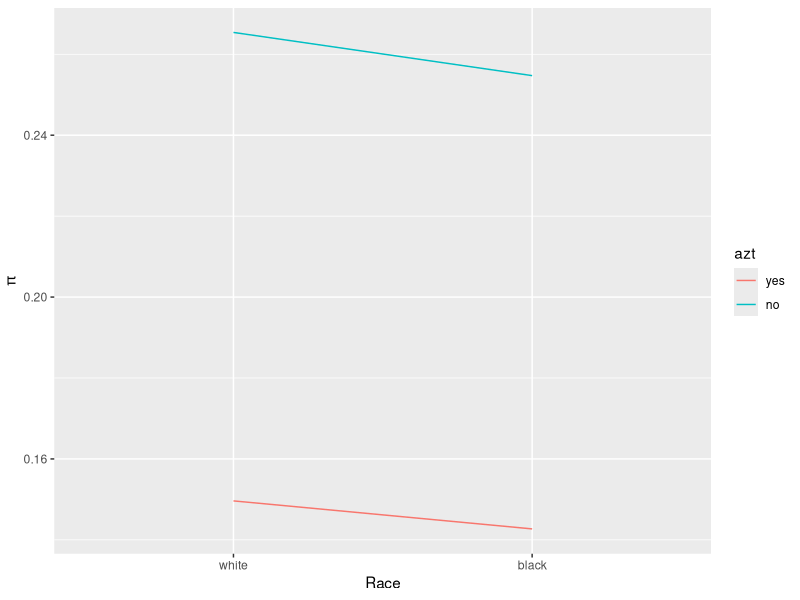

The R script that drew this image:
## ---- chunk 1
library(tidyverse) # handling data
## ---- chunk 2
aids <- read_table("data/AIDS.dat")
## ---- chunk 3
aids %>% 
  select(-race)
## ---- chunk 4
aids
## ---- chunk 5
C(aids$azt %>% factor(levels = c("yes", "no")),
  contr = contr.treatment, base = 2)
## ---- chunk 6
C(aids$azt %>% factor(levels = c("yes", "no")),
  contr = contr.treatment)
## ---- chunk 7
C(aids$azt %>% factor(levels = c("yes", "no")),
  contr = contr.sum)
## ---- chunk 8
aids %>% 
  gather(yes, no, key = symptom, value = count) %>% 
  mutate(symptom = ifelse(symptom == "yes", 1, 0)) %>% 
  mutate_if(is.character, factor) # to apply C() function
## ---- chunk 9
(long_aids <-
  aids %>% 
  gather(no, yes, key = symptom, value = count, factor_key = TRUE) %>% # yes after no
  mutate_if(is.character, function(x) {
    factor(x, levels = unique(x)) # levels = same order as in data
  }))
## ---- chunk 10
C(long_aids$azt,
  contr = contr.treatment, base = 1)
C(long_aids$race,
  contr = contr.treatment, base = 1)
## ---- chunk 11
(dummy_first <-
  long_aids %>% 
  glm(symptom ~ azt + race, data = ., weights = count, family = binomial())) %>% 
  summary()
## ---- chunk 12
dummy_first$contrasts
## ---- chunk 13
dummy1 <- broom::tidy(dummy_first)
## ---- chunk 14
C(long_aids$azt,
  contr = contr.treatment, base = 2)
C(long_aids$race,
  contr = contr.treatment, base = 2)
## ---- chunk 15
make_dummy <- function(x, contr, ...) { # for coefficients' names
  new_x <- C(x, contr = contr, ...)
  attr_x <- attributes(new_x)$contrasts
  colnames(attributes(new_x)$contrasts) <- rownames(attr_x)[attr_x > 0]
  new_x
}
## ---- chunk 16
(dummy_last <-
  long_aids %>% 
  mutate_at(.vars = vars(azt, race),
            .funs = funs(make_dummy(., contr = contr.treatment, base = 2))) %>% 
  glm(symptom ~ azt + race, data = ., weights = count, family = binomial())) %>% 
  summary()
## ---- chunk 17
dummy_last$contrasts
## ---- chunk 18
C(long_aids$azt,
  contr = contr.sum)
C(long_aids$race,
  contr = contr.sum)
## ---- chunk 19
(effect_sum <-
  long_aids %>% 
  glm(symptom ~ azt + race, data = ., weights = count, family = binomial(),
      contrasts = list(azt = "contr.sum", race = "contr.sum"))) %>% 
  summary()
## ---- chunk 20
effect_sum$contrasts
## ---- chunk 21
round(coef(effect_sum), 3) == round(coef(dummy_last) / 2, 3)
## ---- chunk 22
lapply(list(First_zero = dummy_first, Last_zero = dummy_last, Sum_zero = effect_sum), confint)
## ---- chunk 23
lapply(list(First_zero = dummy_first, Last_zero = dummy_last, Sum_zero = effect_sum), confint.default)
## ---- chunk 24
predict(dummy_last, type = "response")
dummy_last$fitted.values
## ---- chunk 25
long_aids %>% 
  mutate(pred_dummy1 = predict(dummy_last,
                               newdata = data_frame(race = race, azt = azt),
                               type = "response"),
         pred_dummy2 = predict(dummy_last,
                               newdata = data_frame(race = race, azt = azt),
                               type = "response"),
         pred_effect = predict(dummy_last,
                               newdata = data_frame(race = race, azt = azt),
                               type = "response")) %>% 
  spread(symptom, count) %>% # return to contingency table format
  select(race, azt, yes, no,
         pred_dummy1, pred_dummy2, pred_effect)
## ---- chunk 26
(pred_prob <-
  long_aids %>% 
  mutate(pred_prob = predict(dummy_last,
                               newdata = data_frame(race = race, azt = azt),
                               type = "response")
         ) %>% 
  spread(symptom, count) %>% # return to contingency table format
  select(race, azt, yes, no, pred_prob)) %>% 
  gather(yes, no, key = symptom, value = count) %>% # to plot
  ggplot() +
  aes(x = race, y = pred_prob, group = azt) +
  geom_line(aes(colour = azt)) +
  labs(
    x = "Race",
    y = expression(pi),
    parse = TRUE
  )
## ---- chunk 27
pred_prob %>% 
  mutate(yes_fit = (yes + no) * pred_prob,
         no_fit = (yes + no) * (1 - pred_prob)) %>% 
  arrange(desc(race), desc(azt)) %>% 
  select(race, azt, yes, yes_fit, no, no_fit, pred_prob)
## ---- chunk 28
pred_prob %>% 
  mutate(yes_fit = (yes + no) * pred_prob %>% round(digits = 1),
         no_fit = (yes + no) * (1 - pred_prob) %>% round(digits = 1)) %>% 
  unite("Yes", starts_with("yes"), sep = " vs ") %>% 
  unite("No", starts_with("no"), sep = " vs ")
## ---- chunk 29
aids %>% 
  mutate(Sum = yes + no) %>% 
  glm(yes/Sum ~ azt + race, data = ., weights = Sum, family = binomial())
